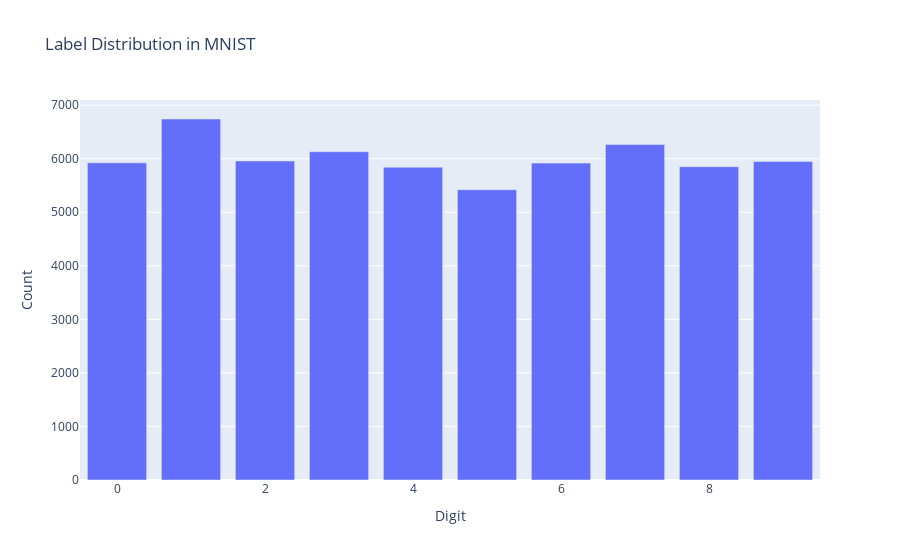

Notebook code for this chart:
### Markdown cell above
### To advance within this chapter, it is imperative to contemplate the data that will be utilized to implement our theoretical understanding. 

This dataset was created by Yaroslav Bulatov by taking some publicly available fonts and extracting glyphs from them to make a dataset similar to MNIST. There are 10 classes, with letters A-J. [Yaroslav Bulatov](https://www.linkedin.com/in/yaroslav-bulatov-862b3b1/)

### Code cell
import warnings

# Ignore all warnings
warnings.filterwarnings("ignore")

import numpy as np
from tensorflow.keras.datasets import mnist
import matplotlib.pyplot as plt
import plotly.express as px
from tensorflow.keras.models import Sequential
from tensorflow.keras.layers import Dense
import plotly.graph_objects as go
from tensorflow.keras.utils import to_categorical
import ipywidgets as widgets
from IPython.display import display



# Load MNIST dataset
(train_images, train_labels), (test_images, test_labels) = mnist.load_data()


# Describe the dataset
print("Training images shape:", train_images.shape)
print("Training labels shape:", train_labels.shape)
print("Test images shape:", test_images.shape)
print("Test labels shape:", test_labels.shape)

# Plotting histogram for label distribution
label_counts = np.bincount(train_labels)
fig = px.bar(x=np.arange(10), y=label_counts, labels={'x': 'Digit', 'y': 'Count'}, title='Label Distribution in MNIST')
fig.show()

# Plotting random sample images
num_samples = 6
random_indices = np.random.choice(train_images.shape[0], num_samples, replace=False)

fig, axes = plt.subplots(1, num_samples, figsize=(12, 4))
for i, index in enumerate(random_indices):
    axes[i].imshow(train_images[index], cmap='gray')
    axes[i].axis('off')
    axes[i].set_title(f"Label: {train_labels[index]}")
plt.tight_layout()
plt.show()

### Figure 1 — Plotly figure (JSON) as saved in the notebook; plotly's stock layout.template omitted (floating-point values rounded to 4 significant figures)
{"data": [{"alignmentgroup": "True", "hovertemplate": "Digit=%{x}<br>Count=%{y}<extra></extra>", "legendgroup": "", "marker": {"color": "#636efa", "pattern": {"shape": ""}}, "name": "", "offsetgroup": "", "orientation": "v", "showlegend": false, "textposition": "auto", "type": "bar", "x": [0, 1, 2, 3, 4, 5, 6, 7, 8, 9], "xaxis": "x", "y": [5923, 6742, 5958, 6131, 5842, 5421, 5918, 6265, 5851, 5949], "yaxis": "y"}], "layout": {"barmode": "relative", "legend": {"tracegroupgap": 0}, "title": {"text": "Label Distribution in MNIST"}, "xaxis": {"anchor": "y", "domain": [0, 1], "title": {"text": "Digit"}}, "yaxis": {"anchor": "x", "domain": [0, 1], "title": {"text": "Count"}}}}
